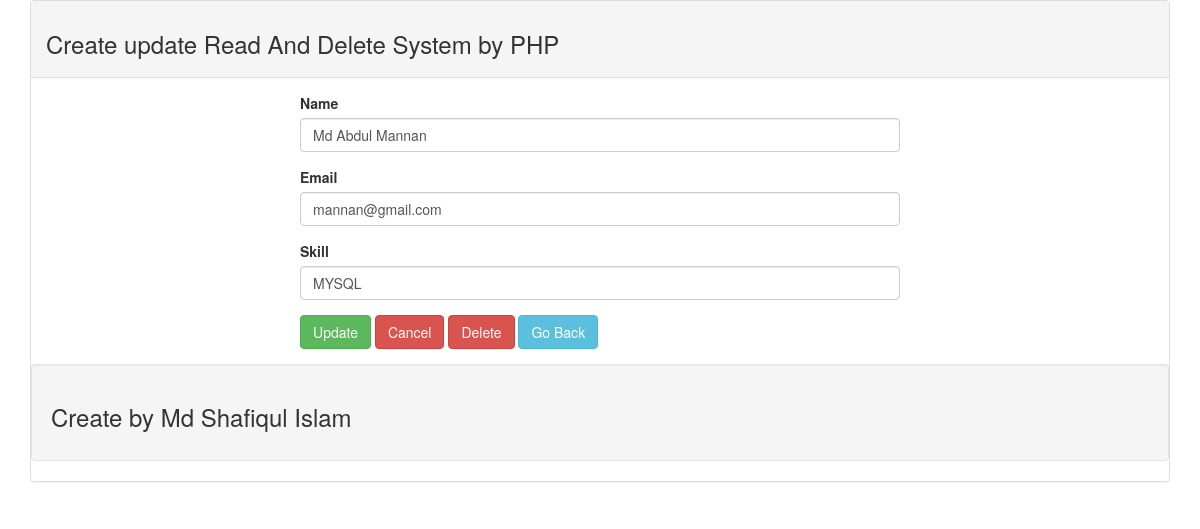
Page /update.php?id=4 on the committed database.
### tables this page shows
CREATE TABLE `tbl_user` (
  `id` int(11) NOT NULL,
  `name` varchar(25) NOT NULL,
  `email` varchar(50) NOT NULL,
  `Skill` varchar(20) NOT NULL
);

### Database.php (called while the page is built, shortened)
<?php
class Database{
    public $host    = DB_HOST;
    public $user    = DB_USER;
    public $pass    = DB_PASS;
    public $dbname  = DB_NAME;
    public $link;
    private function connectDB(){
       $this->link = new mysqli($this->host, $this->user, $this->pass, $this->dbname);
    }
      public function select($query){
        $result = $this->link->query($query)or die($this->link->error.__LINE__);
        if($result->num_rows > 0){
            return $result;
        }else{
            return false;
        }
    }
}
?>

### update.php (the view, shortened to what this page needs)
<?php
include 'header.php';
include 'Database.php';
?>
<?php
$id = $_GET['id'];
$db = new Database();
$query = "SELECT * FROM tbl_user WHERE id=$id";
$getData = $db->select($query)->fetch_assoc();
?>
            <div class="panel-body">
           <div style="width:600px; margin:0 auto;">
            <form action="update.php?id=<?php echo $id; ?>" method="post">
                <div class="form-group">
                     <label for="name">Name</label>
                     <input value="<?php echo $getData['name'] ?>" type="text" name="name" class="form-control">
                 </div>
                 <div class="form-group">
                     <label for="email">Email</label>
                     <input value="<?php echo $getData['email'] ?>" type="text" name="email" class="form-control">
                 </div>
                 <div class="form-group">
                     <label for="password">Skill</label>
                     <input value="<?php echo $getData['Skill'] ?>" type="text" name="skill" class="form-control">
                 </div>
                 <button class="btn btn-success" name="submit" type="submit">Update</button>
                 <input class="btn btn-danger" type="reset" name="" value="Cancel">
                 <input type="submit" class="btn btn-danger" name="delete" value="Delete">
                 <a class="btn btn-info" href="index.php">Go Back</a>
              </form>
              </div>
       </div>
<?php
include 'footer.php';
?>

### rows in the picture
tbl_user: name "Md Abdul Mannan", email "mannan@gmail.com", skill "MYSQL"
